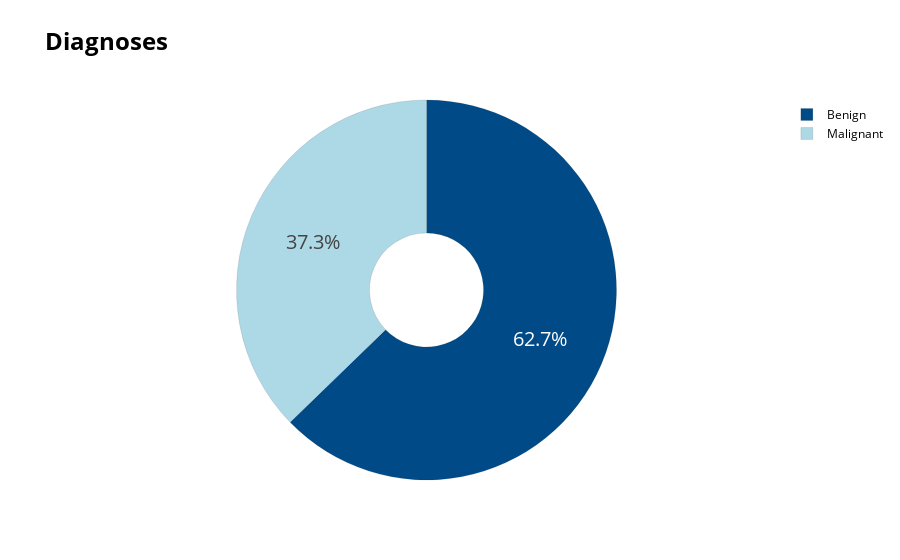

This figure's notebook cell:
### Code cell
# Visualising the percentage of each diagnoses
colors = ['#004B87', 'LightBlue']
labels = ['Benign', 'Malignant']
values = df['Diagnosis'].value_counts() / df['Diagnosis'].shape[0]
total_normal = df[df['Diagnosis'] == False].shape[0]
total_fraudulent = df[df['Diagnosis'] == True].shape[0]

fig = go.Figure(data=[go.Pie(labels=labels,
                             values=values, hole=.3)])
fig.update_traces(hoverinfo='label+percent', textinfo='percent', textfont_size=20,
                  marker=dict(colors=colors, line=dict(color='black', width=0.1)))

fig.update_layout(
    title_text='<b>Diagnoses</b>',
    title_font_color='black',
    title_font=dict(size=24),
    legend_title_font_color='black',
    paper_bgcolor='white',
    plot_bgcolor='white',
    font_color='black',
)

### Figure 1 — Plotly figure (JSON) as saved in the notebook; plotly's stock layout.template omitted (floating-point values rounded to 4 significant figures)
{"data": [{"hole": 0.3, "hoverinfo": "label+percent", "labels": ["Benign", "Malignant"], "marker": {"colors": ["#004B87", "LightBlue"], "line": {"color": "black", "width": 0.1}}, "textfont": {"size": 20}, "textinfo": "percent", "type": "pie", "values": [0.6274, 0.3726]}], "layout": {"font": {"color": "black"}, "legend": {"title": {"font": {"color": "black"}}}, "paper_bgcolor": "white", "plot_bgcolor": "white", "title": {"font": {"color": "black", "size": 24}, "text": "<b>Diagnoses</b>"}}}
